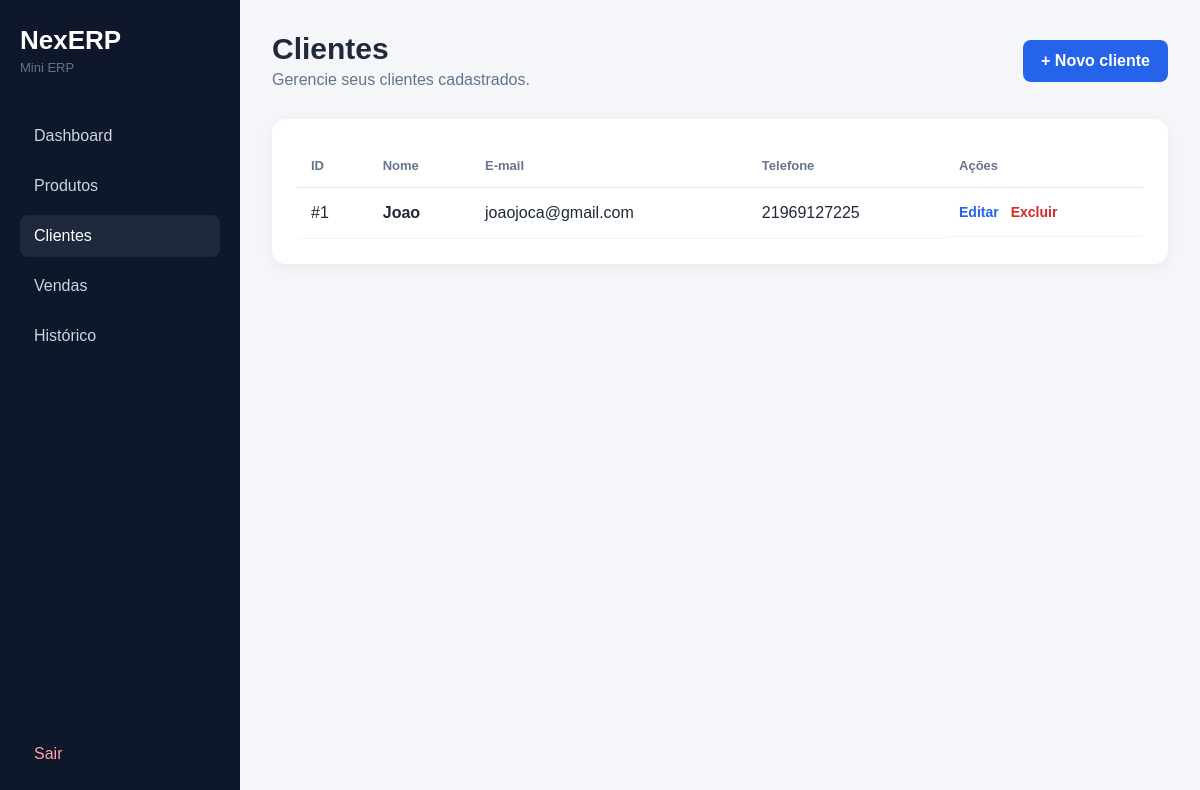
The app's page /clientes (signed in) with its own data.
### tables this page shows
CREATE TABLE clientes (
        id INTEGER PRIMARY KEY AUTOINCREMENT,
        nome TEXT NOT NULL,
        email TEXT,
        telefone TEXT,
        criado_em TIMESTAMP DEFAULT CURRENT_TIMESTAMP
    );

### app.py (the view)
@app.route("/clientes")
@login_obrigatorio
def clientes():
    conn = conectar()
    clientes = conn.execute(
        "SELECT * FROM clientes ORDER BY id DESC"
    ).fetchall()
    conn.close()
    return render_template(
        "clientes.html",
        clientes=clientes
    )

### app.py (called while the page is built)
def conectar():
    conn = sqlite3.connect("database.db")
    conn.row_factory = sqlite3.Row
    return conn

def login_obrigatorio(func):
    @wraps(func)
    def wrapper(*args, **kwargs):
        if "usuario" not in session:
            return redirect(url_for("login"))
        return func(*args, **kwargs)
    return wrapper

### templates/clientes.html (shortened to what this page needs)
<!DOCTYPE html>
<html lang="pt-BR">
<head>
    <link rel="stylesheet" href="{{ url_for('static', filename='css/style.css') }}">
</head>
<body>
<aside class="sidebar">
    <div class="sidebar-logo">
        <h2>NexERP</h2>
        <span>Mini ERP</span>
    </div>
    <nav>
        <a href="{{ url_for('dashboard') }}">Dashboard</a>
        <a href="{{ url_for('produtos') }}">Produtos</a>
        <a href="{{ url_for('clientes') }}" class="active">Clientes</a>
        <a href="{{ url_for('vendas') }}">Vendas</a>
        <a href="{{ url_for('historico') }}">Histórico</a>
    </nav>
    <a href="{{ url_for('logout') }}" class="logout">Sair</a>
</aside>
<main class="content">
    <div class="topbar">
        <div>
            <h1>Clientes</h1>
            <p>Gerencie seus clientes cadastrados.</p>
        </div>
        <a href="{{ url_for('novo_cliente') }}" class="primary-button">
            + Novo cliente
        </a>
    </div>
    <section class="table-panel">
        {% if clientes %}
        <div class="table-responsive">
            <table>
                <thead>
                    <tr>
                        <th>ID</th>
                        <th>Nome</th>
                        <th>E-mail</th>
                        <th>Telefone</th>
                        <th>Ações</th>
                    </tr>
                </thead>
                <tbody>
                    {% for cliente in clientes %}
                    <tr>
                        <td>#{{ cliente.id }}</td>
                        <td><strong>{{ cliente.nome }}</strong></td>
                        <td>{{ cliente.email or "-" }}</td>
                        <td>{{ cliente.telefone or "-" }}</td>
                        <td class="actions">
                            <a
                                href="{{ url_for('editar_cliente', id=cliente.id) }}"
                                class="edit-button"
                            >
                                Editar
                            </a>
                            <a
                                href="{{ url_for('excluir_cliente', id=cliente.id) }}"
                                class="delete-button"
                                onclick="return confirm('Deseja excluir este cliente?')"
                            >
                                Excluir
                            </a>
                        </td>
                    </tr>
                    {% endfor %}
                </tbody>
            </table>
        </div>
        {% endif %}
    </section>
</main>
</body>
</html>

### static/css/style.css (style rules this page uses)
* { margin: 0; padding: 0; box-sizing: border-box; }
body { font-family: Arial, Helvetica, sans-serif; background: #f4f6f9; color: #1f2937; }
.sidebar { width: 240px; height: 100vh; position: fixed; left: 0; top: 0; background: #0f172a; padding: 25px 20px; display: flex; flex-direction: column; }
.sidebar-logo h2 { color: white; font-size: 26px; }
.sidebar-logo span { display: block; color: #64748b; margin-top: 4px; font-size: 13px; }
.sidebar nav { margin-top: 40px; display: flex; flex-direction: column; gap: 8px; }
.sidebar nav a, .logout { text-decoration: none; color: #cbd5e1; padding: 12px 14px; border-radius: 8px; }
.sidebar nav a:hover, .sidebar nav a.active { background: #1e293b; color: white; }
.logout { margin-top: auto; color: #fca5a5; }
.content { margin-left: 240px; padding: 32px; }
.topbar { display: flex; justify-content: space-between; align-items: center; }
.topbar h1 { font-size: 30px; }
.topbar p { color: #64748b; margin-top: 5px; }
.primary-button { display: inline-block; background: #2563eb; color: white; text-decoration: none; padding: 12px 18px; border-radius: 8px; font-weight: bold; }
.table-panel, .form-panel { margin-top: 30px; background: white; padding: 25px; border-radius: 14px; box-shadow: 0 4px 15px rgba(0,0,0,0.05); }
.table-responsive { overflow-x: auto; }
table { width: 100%; border-collapse: collapse; }
th { text-align: left; color: #64748b; font-size: 13px; padding: 14px; border-bottom: 1px solid #e2e8f0; }
td { padding: 16px 14px; border-bottom: 1px solid #f1f5f9; }
.delete-button { text-decoration: none; color: #dc2626; font-weight: bold; font-size: 14px; }
.actions { display: flex; align-items: center; gap: 12px; }
.edit-button { text-decoration: none; color: #2563eb; font-weight: bold; font-size: 14px; }

### records on screen
clientes: id "1", nome "Joao", email "joaojoca@gmail.com", telefone "21969127225"
